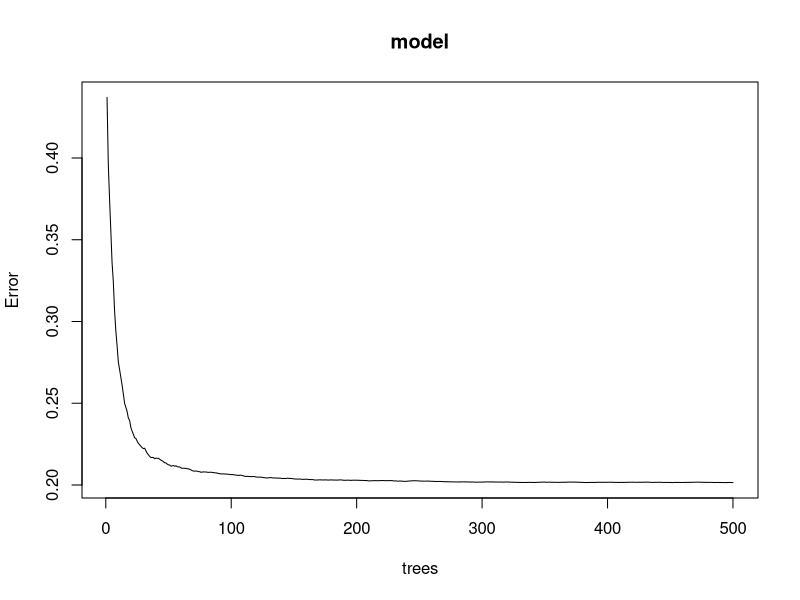
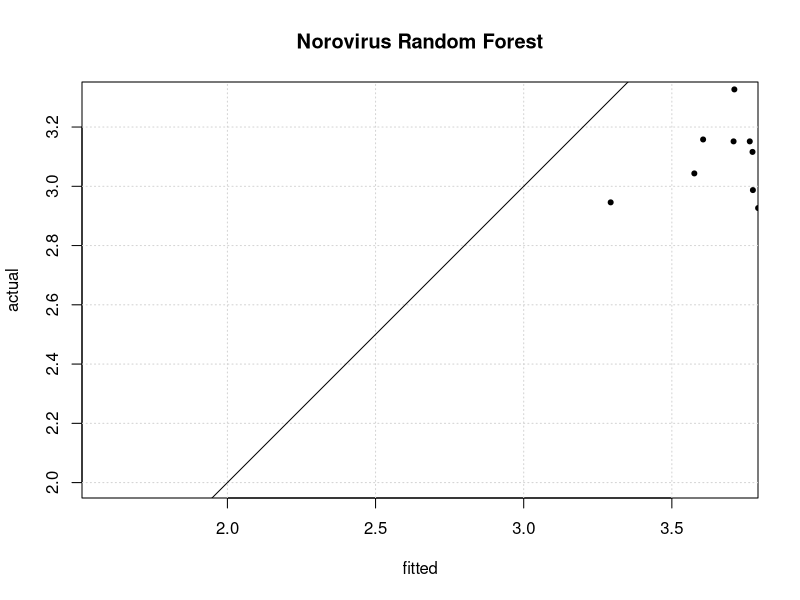
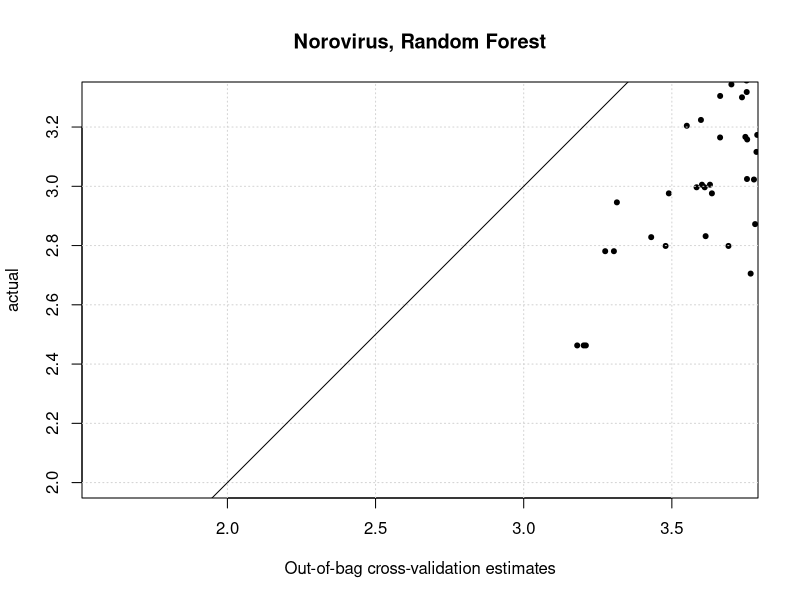

The R script that drew these images, in order:
library(randomForest)
library(ranger)
library(dplyr)

set.seed(123)

setwd("~/Term3-project")

nov_df <- read.csv("Data/processed_final.csv")

#scale function
covariates_to_scale <-  c("school_density", "carehome_density", "imd_score", "BAME", "mobility", "rain_rolling_7day","temp_rolling_7day", "prop_urb")
scale_covariates <- function(df, covariates_to_scale) {
  # Define a custom scaling function
  scale <- function(x) {
    (x - mean(x, na.rm = TRUE)) / sd(x, na.rm = TRUE)
  }
  
  # Apply the custom scaling function across specified covariates
  df <- df %>% mutate(across(all_of(covariates_to_scale), scale, .names = "scale_{.col}"))
  
  return(df)
}

nov_df<- scale_covariates(nov_df, covariates_to_scale)

nov_df <- nov_df %>% 
  dplyr::select(nov_3week, lockdown_step3, lockdown_step4, lockdown_planB, lockdown_lifting,
                scale_school_density, scale_carehome_density, scale_imd_score, scale_BAME,
                scale_mobility, scale_rain_rolling_7day, scale_temp_rolling_7day, scale_prop_urb,Easting, Northing, date_index)


nov_df<- as.data.frame(nov_df)

#remove rows with NA in target variable
nov_df <- nov_df[!is.na(nov_df$nov_3week), ]

#train/test split
train_index <- sample(1:nrow(nov_df), size = 0.8 * nrow(nov_df))
train_data <- nov_df[train_index, ]
test_data  <- nov_df[-train_index, ] 


y_train <- train_data$nov_3week
X_train <- train_data

y_test <- test_data$nov_3week
X_test <- test_data %>% select(-"nov_3week")

formula <- as.formula("nov_3week ~ lockdown_step3 + lockdown_step4 + lockdown_planB + lockdown_lifting +
  scale_school_density + scale_carehome_density + scale_imd_score + scale_BAME +
  scale_mobility + scale_rain_rolling_7day + scale_temp_rolling_7day + scale_prop_urb +
  Easting + Northing + date_index")

model <- randomForest(formula, data=train_data, 
                      ntree = 500, importance = TRUE, nperm = 3, 
                      na.action = na.omit, mtry = 3)
print(model)
plot(model)

randomForest::importance(model, type =1)
randomForest::importance(model, type =2)

predictions<- predict(model, newdata = X_test)
plot(test_data$nov_3week ~ predictions, asp=1, pch=20, xlab="fitted", ylab="actual", xlim=c(2,3.3),          
     ylim=c(2,3.3), main="Norovirus Random Forest")
grid(); abline(0,1)

predict_oob <- predict(model)
plot(train_data$nov_3week ~ predict_oob, asp=1, pch=20,
     xlab="Out-of-bag cross-validation estimates",
     ylab="actual", xlim=c(2,3.3), ylim=c(2,3.3),
     main="Norovirus, Random Forest")
grid()
abline(0,1)

# Calculate evaluation metrics
mse <- mean((y_test - predictions)^2, na.rm = TRUE)
rmse <- sqrt(mse)
mae <- mean(abs(y_test - predictions), na.rm = TRUE)
mape <- mean(abs((y_test - predictions) / y_test), na.rm = TRUE) * 100
bias <- mean(predictions - y_test, na.rm = TRUE)
pbias <- (bias / mean(y_test, na.rm = TRUE)) * 100
corr <- as.numeric(cor(y_test, predictions, use = "complete.obs", method = "spearman"))

print(paste("Mean Squared Error (MSE):", mse))
print(paste("Root Mean Squared Error (RMSE):", rmse))
print(paste("Mean Absolute Error (MAE):", mae))
print(paste("Mean Absolute Percentage Error (MAPE):", mape))
print(paste("Bias:", bias))
print(paste("Percent Bias (pBIAS):", pbias))
print(paste("Spearman Correlation:", corr))

#find TSS and RSS
tss <- sum((y_test - mean(y_test))^2)
rss <- sum((predictions - y_test)^2)

#find R-Squared
rsq <- 1 - rss/tss
print(paste("R-squared:",rsq))
